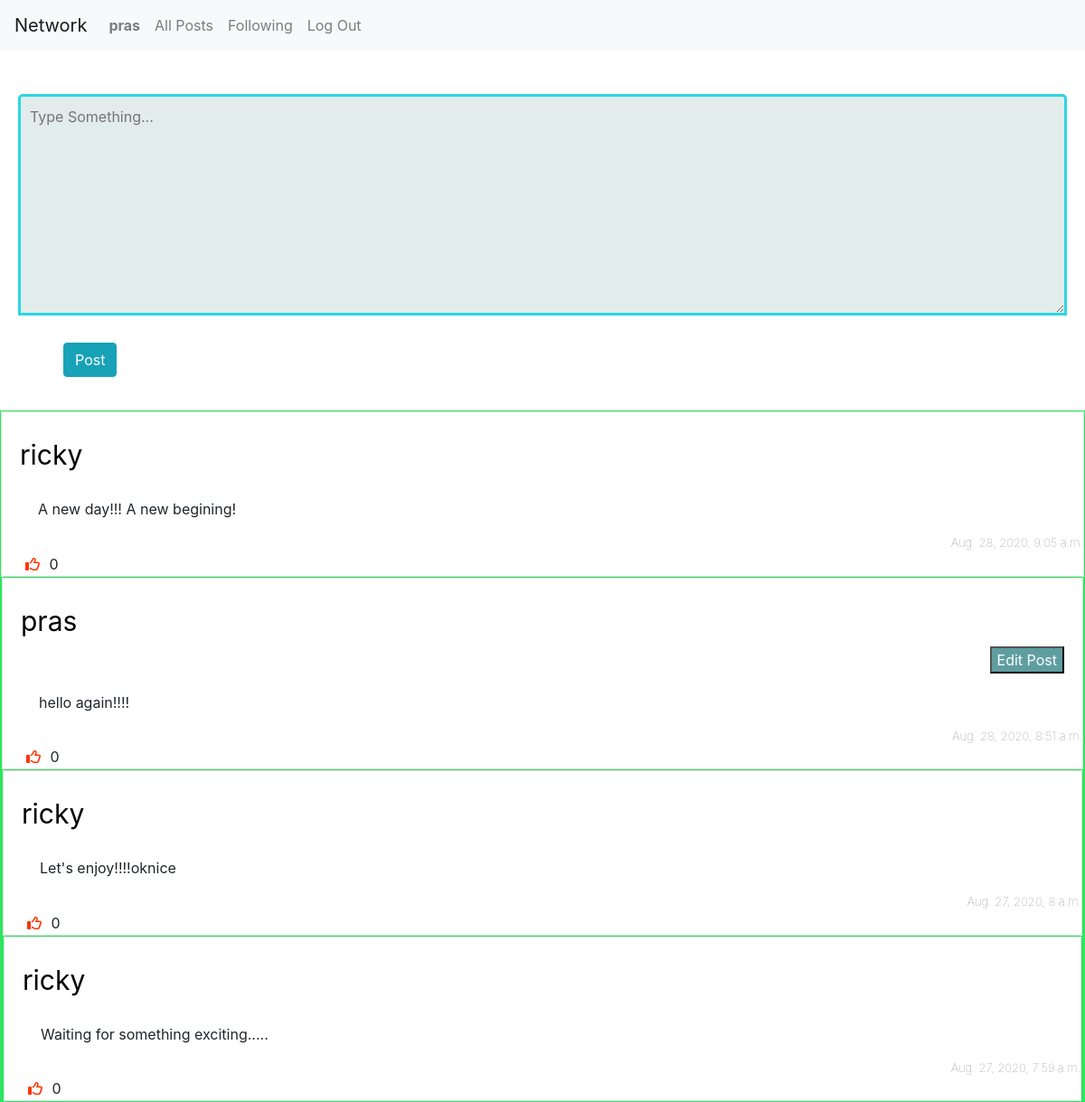
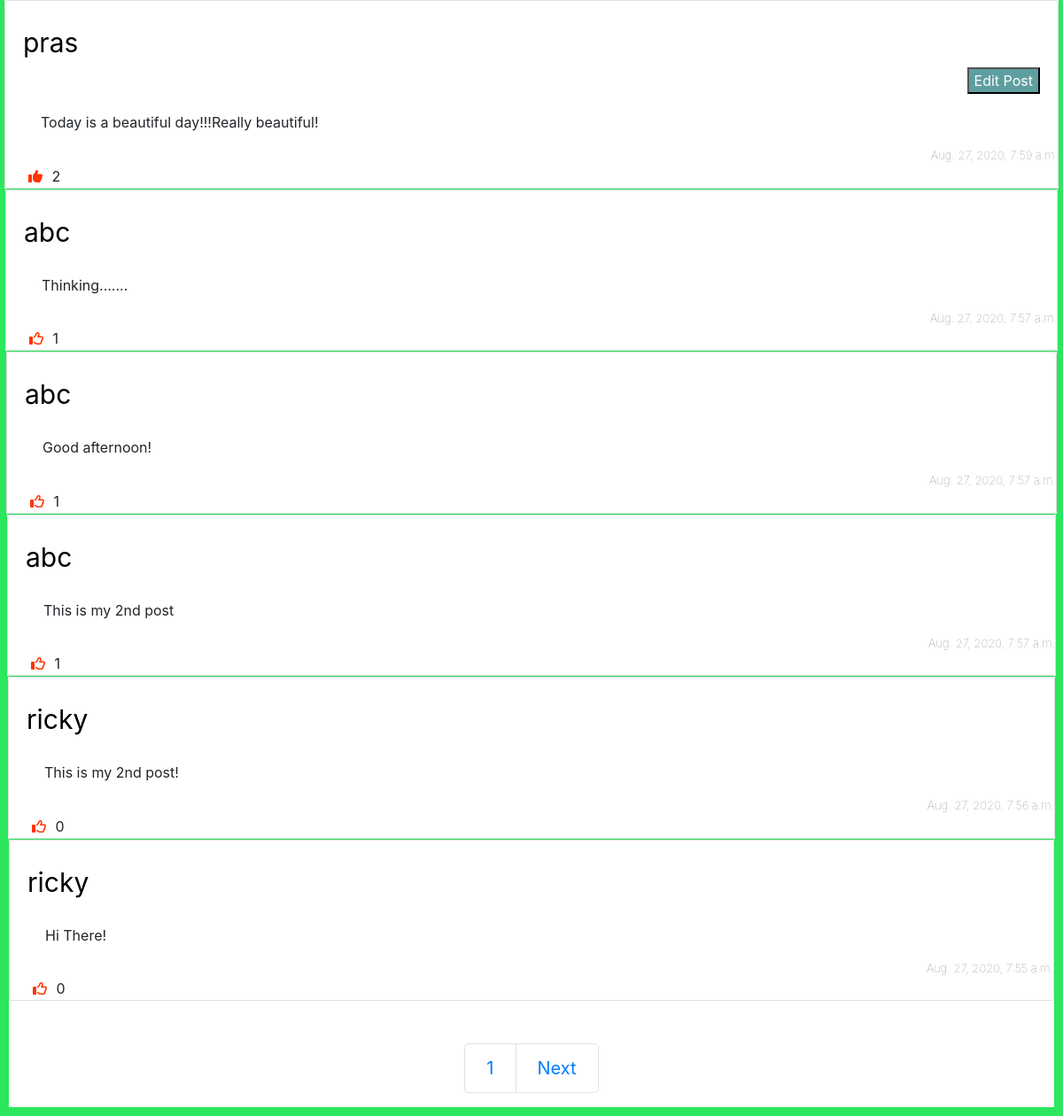
/ (signed in), run on the app's committed database (2 pictures, top to bottom).
### network/models.py (models this page shows, shortened)
class User(AbstractUser):
    followers = models.ManyToManyField('self', symmetrical=False, related_name='following', blank=True)

class Post(models.Model):
    text = models.CharField(max_length=280,null=True)
    timestamp = models.DateTimeField(auto_now_add=True)
    user = models.ForeignKey(User, on_delete=models.CASCADE, related_name='posts')
    def get_likes(self):
        return Likes.objects.filter(post=self.id).count()

### network/views.py (the view, shortened to what this page needs)
# urls.py: path("", views.index, name="index"),
def index(request):
    posts = Post.objects.all().order_by("-timestamp")
    paginator = Paginator(posts, 10)
    try:
        page_number = request.GET.get('page')
        page_obj = paginator.get_page(page_number)
    except:
        page_obj = paginator.get_page(1)
    try:
        likes = request.user.user.all().values_list('post', flat=True)
    except:
        likes = []
    return render(request, "network/index.html", {
        'textForm': textForm(),
        'page_obj': page_obj,
        'likes':likes
    })

### network/models.py
class textForm(ModelForm):
    class Meta:
        model = Post
        fields = ['text']
        labels = {
            'text': 'Create New Post  '
        }
        widgets = {
            'text': Textarea(attrs={'class': 'post-field', 'placeholder': 'Type Something...'})
        }

### network/templates/network/index.html (shortened to what this page needs)
{% extends "network/layout.html" %}
{% block body %}
    {% if user.is_authenticated %}
        <form class='post-form' method="POST" action='{% url "index" %}'>
            {{ textForm }}
            <br><br>
            <input class="btn btn-info" type="submit" value='Post' style="margin-left: 50px;">
            <br><br>
        </form>
    {% endif %}
    {% include "network/posts.html" %}
{% endblock %}

### network/templates/network/layout.html (shortened to what this page needs)
{% load static %}
<!DOCTYPE html>
<html lang="en">
    <head>
        <link rel="stylesheet" href="https://stackpath.bootstrapcdn.com/bootstrap/4.4.1/css/bootstrap.min.css">
        <link href="{% static 'network/styles.css' %}" rel="stylesheet">
    </head>
    <body>
        <nav class="navbar navbar-expand-lg navbar-light bg-light">
            <a class="navbar-brand" href="#">Network</a>
            <div>
              <ul class="navbar-nav mr-auto">
                {% if user.is_authenticated %}
                    <li class="nav-item">
                        <a class="nav-link" href="#"><strong>{{ user.username }}</strong></a>
                    </li>
                {% endif %}
                <li class="nav-item">
                  <a class="nav-link" href="{% url 'index' %}">All Posts</a>
                </li>
                {% if user.is_authenticated %}
                    <li class="nav-item">
                        <a class="nav-link" href="{% url 'following' %}">Following</a>
                    </li>
                    <li class="nav-item">
                        <a class="nav-link" href="{% url 'logout' %}">Log Out</a>
                    </li>
                {% endif %}
              </ul>
            </div>
          </nav><br><br>
        <div class="body">
            {% block body %}
            {% endblock %}
        </div>
    </body>
</html>

### network/templates/network/posts.html
{% load static %}
{% for post in page_obj %}
    <div id='post{{ post.id }}' class='post-box'>
        <div class='card post-card'>
            <div class='card-body'>
                <a class='post-user navbar-brand' href="{% url 'user' post.user.id %}">{{ post.user }}</a>
                {% if user.id == post.user.id %}
                    <div class=edit-button>
                        <button class='edit' data-id='{{ post.id }}'>Edit Post</button>
                    </div>
                {% endif %}
            </div>
            <p id='text{{ post.id }}'class='post-text'>{{ post.text }}</p>
            <div class='post-footer'>
                <div class='post-date'>{{ post.timestamp}}</div>
            <div class='likes-wrapper'>
                {% if user.is_authenticated %}
                    {% if post.id in likes %}
                        <button class='like-btn' data-id='{{ post.id }}' type='button'><i class="fas fa-thumbs-up"></i></button>
                    {% else %}
                        <button class='like-btn' data-id='{{ post.id }}' type='button'><i class="far fa-thumbs-up"></i></button>
                    {% endif %}
                {% else %}
                    <inline class='like-btn'><i class="far fa-thumbs-up"></i></inline>
                {% endif %}
                <inline id='like-count{{ post.id }}'>{{ post.get_likes }}</inline>
            </div>
        </div>
    </div>
{% empty %}
    <p>No Posts!</p>
{% endfor %}
<br><br>
{% include "network/paginator.html" %}

### network/static/network/styles.css (style rules this page uses)
.body { align-items: center; }
.post-box { border: 1px solid #2ce65d; }
a { color: black; text-decoration: none; }
.post-text { word-wrap: break-word; white-space: pre-wrap; margin-left: 40px; }
.post-user { font-size: 30px; text-decoration: none ; align-items: center; }
.post-date { color: gray; font-size: small; font-weight: lighter; text-align: right; }
.like-btn { color:#ff3300; background: white; border: none; margin-left: 20px; }
.post-form { margin-left: 20px; margin-right: 20px; height: 350px; }
.post-field { border: 3px solid rgb(43, 214, 226); background-color: #e1eceb; border-radius: 5px 5px 0px 0px; width: 100%; padding: 10px; }
.post-field { height: 70%; }
.edit { align-items:right; background-color: cadetblue; color:white ; cursor: pointer; margin: auto; }
.edit-button { text-align: end ; }

### data on the page
User: username "pras"
Post: user "ricky", text "A new day!!! A new begining!", timestamp "Aug. 28, 2020, 9:05 a.m.", get_likes "0"
Post: user "pras", text "hello again!!!!", timestamp "Aug. 28, 2020, 8:51 a.m.", get_likes "0"
Post: user "ricky", text "Let's enjoy!!!!oknice", timestamp "Aug. 27, 2020, 8 a.m.", get_likes "0"
Post: user "ricky", text "Waiting for something exciting.....", timestamp "Aug. 27, 2020, 7:59 a.m.", get_likes "0"
Post: user "pras", text "Today is a beautiful day!!!Really beautiful!", timestamp "Aug. 27, 2020, 7:59 a.m.", get_likes "2"
Post: user "abc", text "Thinking.......", timestamp "Aug. 27, 2020, 7:57 a.m.", get_likes "1"
Post: user "abc", text "Good afternoon!", timestamp "Aug. 27, 2020, 7:57 a.m.", get_likes "1"
Post: user "abc", text "This is my 2nd post", timestamp "Aug. 27, 2020, 7:57 a.m.", get_likes "1"
Post: user "ricky", text "This is my 2nd post!", timestamp "Aug. 27, 2020, 7:56 a.m.", get_likes "0"
Post: user "ricky", text "Hi There!", timestamp "Aug. 27, 2020, 7:55 a.m.", get_likes "0"

### other printed values
{{ page_obj.number }} "1"
